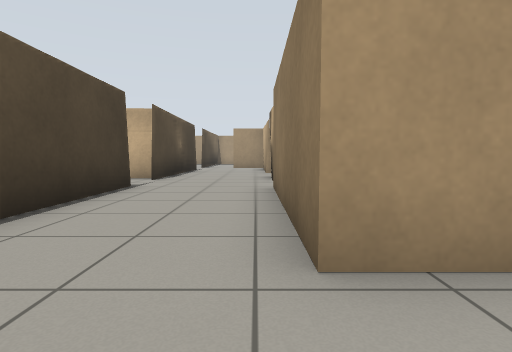
view 1 (above)

23 first-person views from a walk through a robot-simulator world made for Gazebo. The camera is 0.68 m above the floor, tilts 4° down and sees 80° across. The floor is counted in squares, 1 m on a side. Each view is taken from the middle of a square. On the plan, view 1 faces up. The plan holds only what a view shows up to about 10 squares ahead; the rest is blank.

view 2
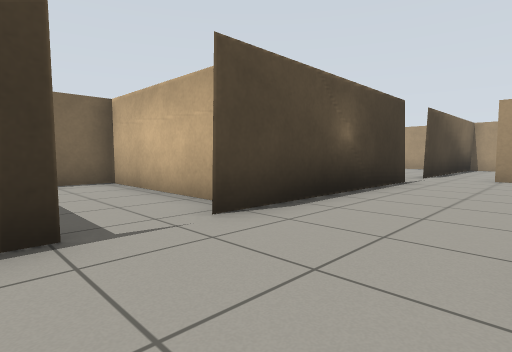

view 3
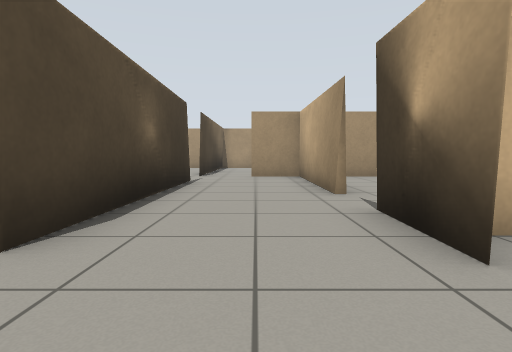

view 4
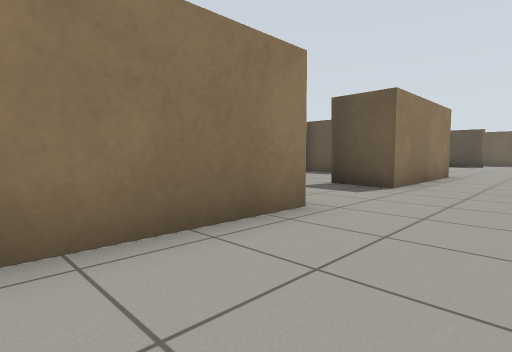

view 5
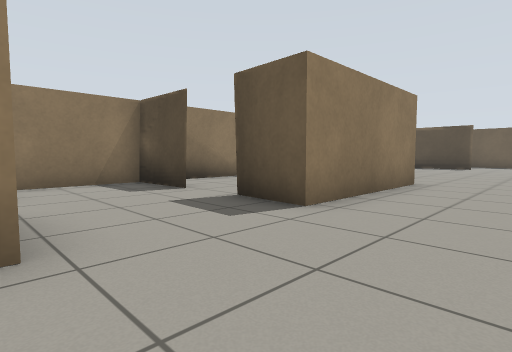

view 6
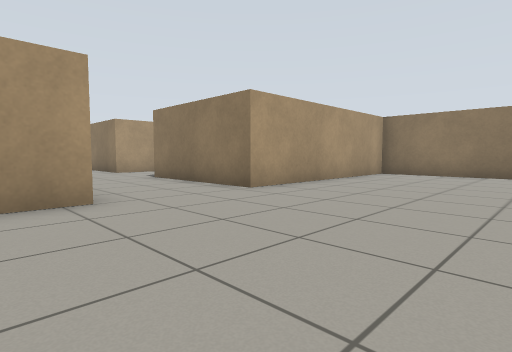

view 7
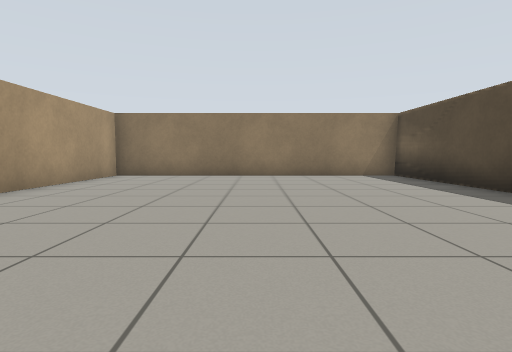

view 8
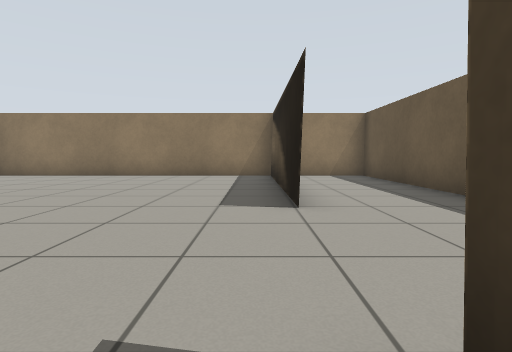

view 9
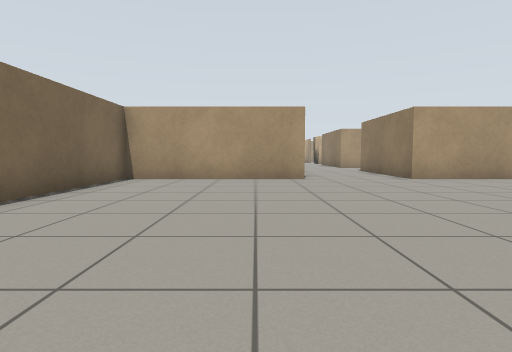

view 10
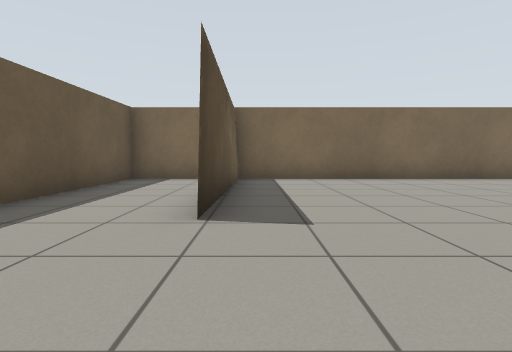

view 11
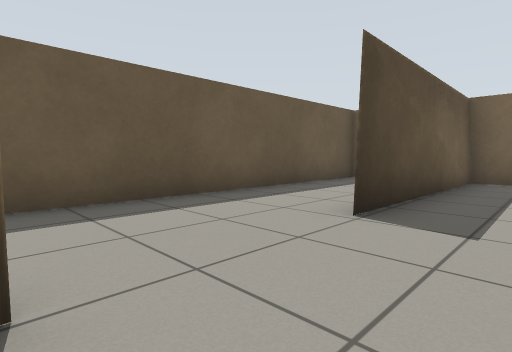

view 12
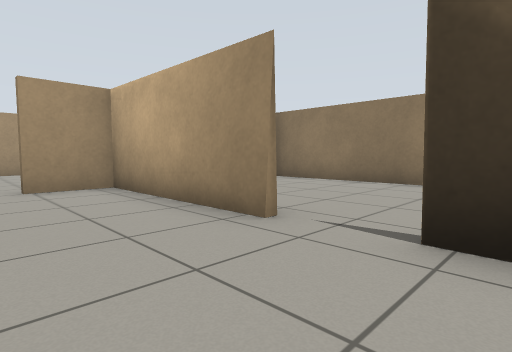

view 13
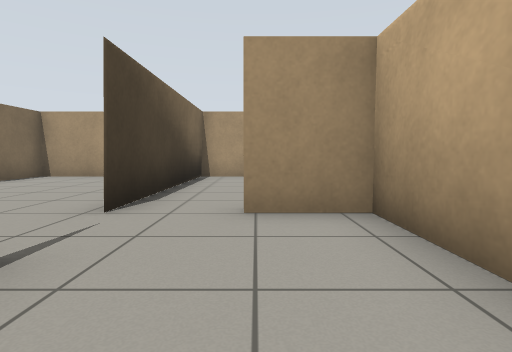

view 14
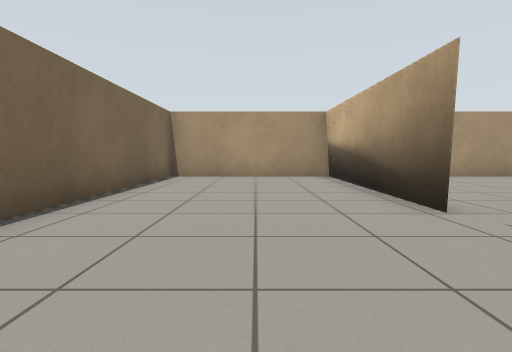

view 15
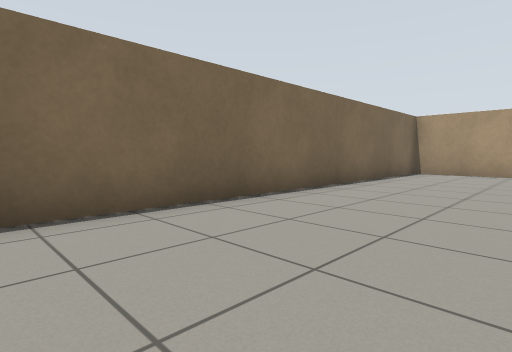

view 16
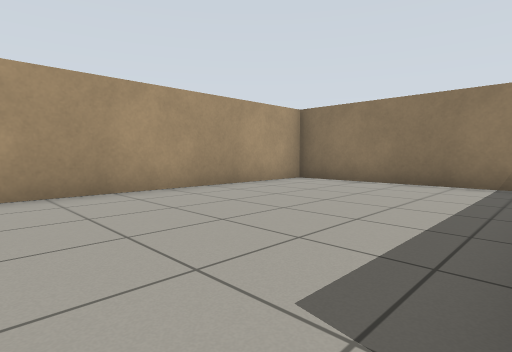

view 17
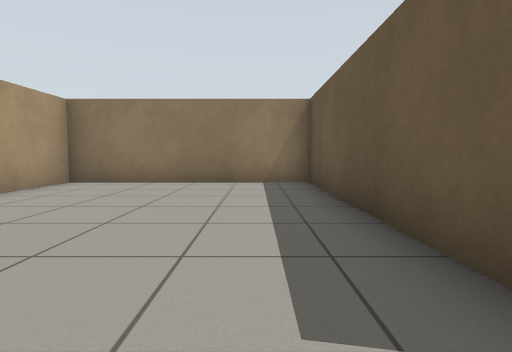

view 18
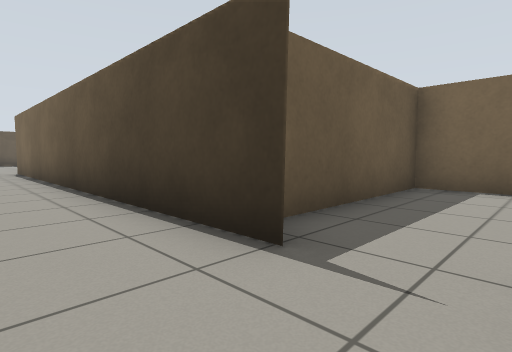

view 19
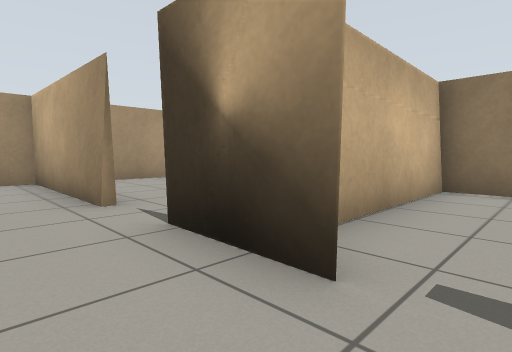

view 20
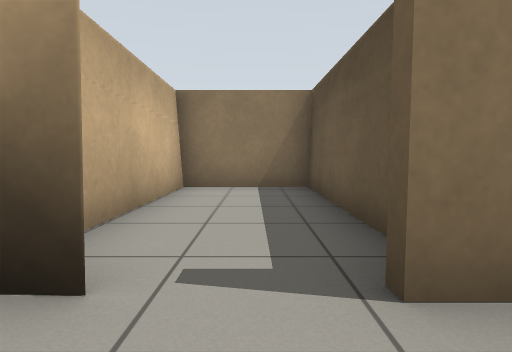

view 21
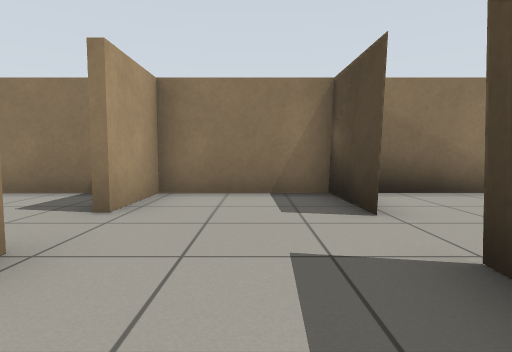

view 22
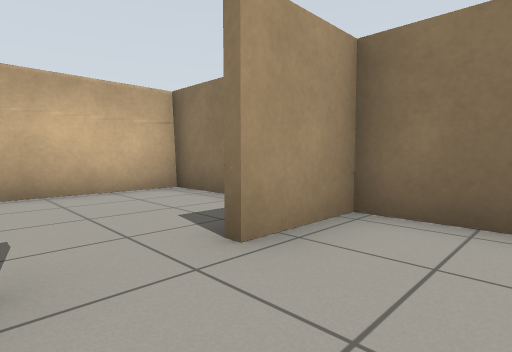

view 23
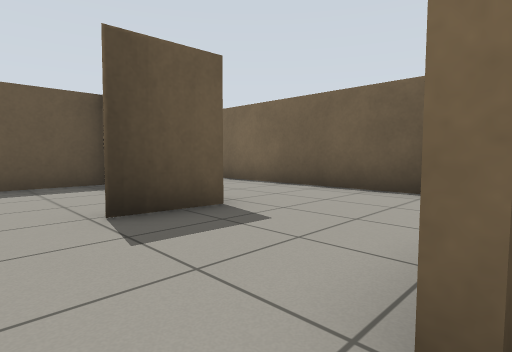

### Floor plan
Points are (right, up) in squares from view 1. A wall is a line through its corners. A room is listed if a view was taken in it or the views show most of it. See-through windows are left out.
Room 1 (views 1, 2, 3, 4, 5, 6, 7, 8, 9, 10, 11, 12, 13, 18, 19, 20, 21)
walls: (-2.6, -5.5) (-7.6, -5.5) (-7.6, -14.4) (-2, -14.6); (0.4, 1.7) (0.4, 6.4); (0.8, -14.6) (6.9, -14.5) (6.9, -5.5) (0.4, -5.5) (0.4, -1.3); (-7.6, -15.5) (-7.6, -17.5) (6.9, -17.5) (6.9, -15.4); (-2.7, 6.6) (-2.6, -5.1); (0.4, 7.8) (0.4, 9.8); (-2.9, 8.7) (-7.6, 8.7) (-7.6, 5.9) (-3.5, 5.9); (0.4, 11.1) (0.4, 15.5) (-1.2, 15.5); (-2.8, 13.9) (-2.8, 8)
ways out: opening at (-3, 14.5) to room 2; opening at (-2, 16) to room 3; opening at (1, 0.5) to room 4; opening at (1, 10) to room 5; opening at (1, 7) to room 8
Room 2 (views 14, 15)
walls: (-2.7, 15.5) (-2.9, 21.5); (-3.1, 21.5) (-7.6, 21.5) (-7.6, 10.2)
ways out: opening at (-3, 14.5) to room 1
Room 3 (views 16, 17)
walls: (-0.5, 15.7) (5.4, 15.7); (-2.9, 21.5) (-2.8, 15.5); (5.4, 16.1) (5.4, 21.5) (-3.1, 21.5)
ways out: opening at (-2, 16) to room 1
Room 4 (views 22, 23)
walls: (3.3, -1.4) (5.4, -1.3) (5.4, 1.7) (3.5, 1.7); (2.1, 1.7) (0.4, 1.7); (0.4, -1.3) (1.9, -1.4)
ways out: opening at (1, 0.5) to room 1; opening at (3, 2) to room 6; opening at (2.5, -1) to room 7
Room 5 (no view inside)
walls: (5.4, 11.1) (5.4, 16.1); (3.6, 15.5) (1.8, 15.5)
ways out: opening at (1, 10) to room 1
Room 6 (no view inside)
walls: (5.4, 2.9) (5.4, 6); (5.4, 5.8) (2.4, 5.7)
ways out: opening at (3, 2) to room 4
Room 7 (no view inside)
walls: (5.4, -4.6) (5.4, -2.1); (0.5, -5.3) (2.4, -5.3)
ways out: opening at (2.5, -1) to room 4
Room 8 (no view inside)
walls: (1.5, 5.9) (5.4, 5.9); (5.4, 6) (5.4, 8.6) (0.9, 8.5)
ways out: opening at (1, 7) to room 1

Positions as (right, up) in squares from view 1, and headings:
1: (0, 0), facing up
2: (0, 6), facing up-left
3: (-1, 6), facing up
4: (-2, 5), facing down-right
5: (-2, 2), facing down-right
6: (-4, -10), facing up-right
7: (-3, -10), facing right
8: (-3, -14), facing right
9: (-4, -14), facing up
10: (1, -14), facing left
11: (1, -13), facing down-left
12: (-2, 9), facing up-right
13: (-1, 12), facing up
14: (-5, 12), facing up
15: (-4, 10), facing up-left
16: (-2, 16), facing up-right
17: (-2, 17), facing right
18: (-1, 8), facing down-left
19: (-1, 7), facing up-right
20: (-1, 7), facing right
21: (0, 0), facing right
22: (2, 0), facing up-right
23: (3, 2), facing down-left
